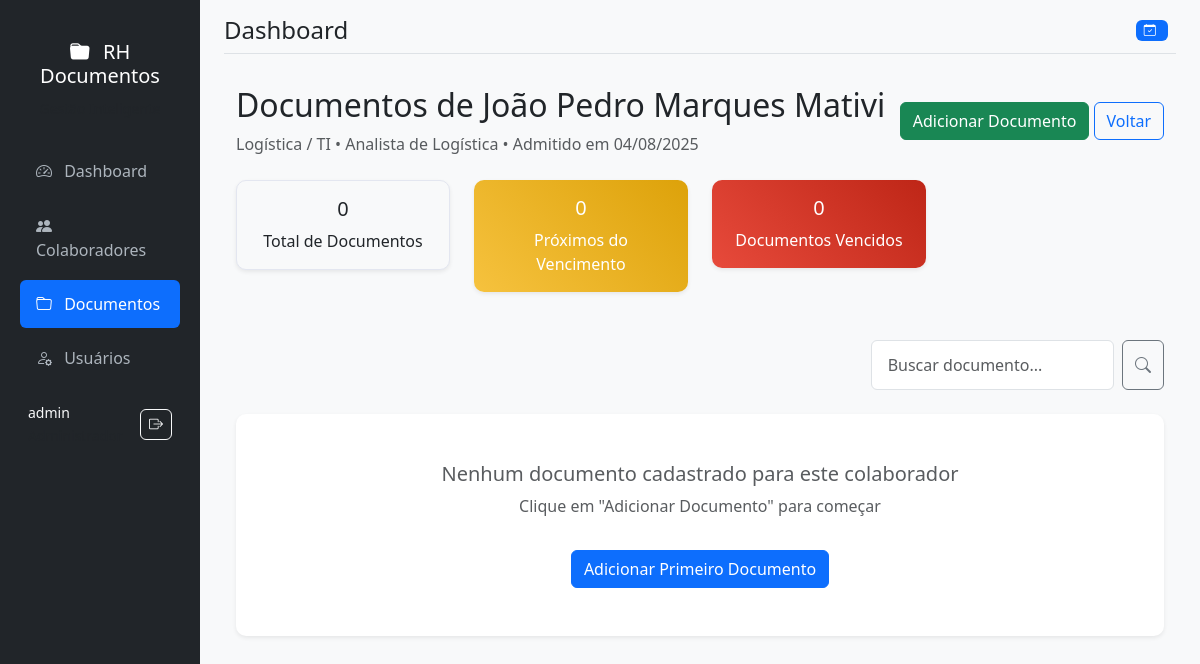
Screenshot of /colaborador/1/documentos (signed in) with the database file from the repository.
### models.py (models this page shows, shortened)
class User(UserMixin, db.Model):
    id = db.Column(db.Integer, primary_key=True)
    username = db.Column(db.String(80), unique=True, nullable=False)
    email = db.Column(db.String(120), unique=True, nullable=False)
    password_hash = db.Column(db.String(120), nullable=False)
    role = db.Column(db.String(20), nullable=False, default='visitante')
    created_at = db.Column(db.DateTime, default=datetime.utcnow)
    def has_permission(self, permission):
        roles_permissions = {
            'visitante': ['download'],
            'operador': ['download', 'add_documento', 'add_colaborador', 'renovar_documento'],
            'gestor': ['download', 'add_documento', 'add_colaborador', 'renovar_documento', 'edit_documento', 'delete_documento'],
            'administrador': ['download', 'add_documento', 'add_colaborador', 'renovar_documento', 'edit_documento', 'delete_documento', 'add_usuario']
        }
        return permission in roles_permissions.get(self.role, [])

class Colaborador(db.Model):
    id = db.Column(db.Integer, primary_key=True)
    nome = db.Column(db.String(100), nullable=False)
    email = db.Column(db.String(120))
    departamento = db.Column(db.String(50))
    cargo = db.Column(db.String(50))
    data_admissao = db.Column(db.Date)
    created_at = db.Column(db.DateTime, default=datetime.utcnow)
    documentos = db.relationship('Documento', backref='colaborador', lazy=True, cascade='all, delete-orphan')

### app.py (the view)
@app.route('/colaborador/<int:colaborador_id>/documentos')
@login_required
def documentos_colaborador(colaborador_id):
    colaborador = Colaborador.query.get_or_404(colaborador_id)
    search_query = request.args.get('search', '').strip()
    query = Documento.query.filter_by(colaborador_id=colaborador_id)
    if search_query:
        search_term = f'%{search_query}%'
        query = query.filter(Documento.nome.ilike(search_term))
    documentos = query.all()
    return render_template('documentos_colaborador.html',
                         colaborador=colaborador,
                         documentos=documentos,
                         search_query=search_query)

### app.py (called while the page is built)
@login_manager.user_loader
def load_user(user_id):
    return User.query.get(int(user_id))

@app.teardown_appcontext
def shutdown_session(exception=None):
    db.session.remove()

### templates/documentos_colaborador.html (shortened to what this page needs)
{% extends "base.html" %}
{% block content %}
<div class="d-flex justify-content-between align-items-center mb-4">
    <div>
        <h2>Documentos de {{ colaborador.nome }}</h2>
        <p class="text-muted mb-0">
            {{ colaborador.departamento }} • {{ colaborador.cargo }}
            {% if colaborador.data_admissao %}
            • Admitido em {{ colaborador.data_admissao.strftime('%d/%m/%Y') }}
            {% endif %}
        </p>
    </div>
    <div>
        {% if current_user.has_permission('add_documento') %}
        <a href="{{ url_for('novo_documento', colaborador_id=colaborador.id) }}" class="btn btn-success">
            Adicionar Documento
        </a>
        {% endif %}
        <a href="{{ url_for('documentos') }}" class="btn btn-outline-primary">Voltar</a>
    </div>
</div>
<div class="row mb-4">
    <div class="col-md-3">
        <div class="card bg-light">
            <div class="card-body text-center">
                <h5 class="card-title">{{ documentos|length }}</h5>
                <p class="card-text">Total de Documentos</p>
            </div>
        </div>
    </div>
    <div class="col-md-3">
        <div class="card bg-warning text-white">
            <div class="card-body text-center">
                <h5 class="card-title">{{ documentos|selectattr('status_vencimento', 'equalto', 'proximo_vencer')|list|length }}</h5>
                <p class="card-text">Próximos do Vencimento</p>
            </div>
        </div>
    </div>
    <div class="col-md-3">
        <div class="card bg-danger text-white">
            <div class="card-body text-center">
                <h5 class="card-title">{{ documentos|selectattr('status_vencimento', 'equalto', 'vencido')|list|length }}</h5>
                <p class="card-text">Documentos Vencidos</p>
            </div>
        </div>
    </div>
</div>
<div class="row justify-content-end mb-4">
    <div class="col-md-5 col-lg-4">
        <form method="GET" class="d-flex">
            <input type="search" name="search" class="form-control me-2" placeholder="Buscar documento..." value="{{ search_query }}">
            <button class="btn btn-outline-secondary" type="submit" title="Pesquisar Documento">
                <i class="bi bi-search"></i>
            </button>
        </form>
    </div>
</div>
{% if documentos %}
<div class="card">
    <div class="card-header">
        <h5 class="mb-0">Lista de Documentos</h5>
    </div>
    <div class="card-body">
        <div class="table-responsive">
            <table class="table table-striped">
                <thead>
                    <tr>
                        <th>Documento</th>
                        <th>Data Upload</th>
                        <th>Validade</th>
                        <th>Status</th>
                        <th>Observações</th>
                        <th>Ações</th>
                    </tr>
                </thead>
                <tbody>
                    {% for doc in documentos %}
                    <tr>
                        <td>{{ doc.nome }}</td>
                        <td>{{ doc.data_upload.strftime('%d/%m/%Y') }}</td>
                        <td>
                            {% if doc.tipo_validade == 'indeterminado' %}
                                <span class="text-muted">Indeterminado</span>
                            {% else %}
                                {{ doc.data_validade.strftime('%d/%m/%Y') }}
                            {% endif %}
                        </td>
                        <td>
                            {% set status = doc.status_vencimento() %}
                            {% if status == 'vencido' %}
                                <span class="badge bg-danger">Vencido</span>
                            {% elif status == 'proximo_vencer' %}
                                <span class="badge bg-warning">Próximo</span>
                            {% else %}
                                <span class="badge bg-success">Válido</span>
                            {% endif %}
                        </td>
                        <td>
                            {% if doc.observacoes %}
                                <small class="text-muted">{{ doc.observacoes[:50] }}{% if doc.observacoes|length > 50 %}...{% endif %}</small>
                            {% else %}
                                <span class="text-muted">-</span>
                            {% endif %}
                        </td>
                        <td>
                            <div class="d-flex flex-nowrap">
                                <a href="{{ url_for('download_documento', documento_id=doc.id) }}" class="btn btn-sm btn-outline-primary me-1" title="Download">
                                    <i class="bi bi-download"></i>
                                </a>
                                {% if current_user.has_permission('edit_documento') %}
                                <a href="{{ url_for('editar_documento', documento_id=doc.id) }}" class="btn btn-sm btn-outline-warning me-1" title="Editar Documento">
                                    <i class="bi bi-pencil"></i>
                                </a>
                                {% endif %}
                                {% if current_user.has_permission('delete_documento') %}
                                <form action="{{ url_for('excluir_documento', documento_id=doc.id) }}" method="POST" style="display:inline;"
                                      onsubmit="return confirm('Tem certeza que deseja excluir o documento {{ doc.nome }}? Essa ação é irreversível.');">
                                    <button type="submit" class="btn btn-sm btn-outline-danger" title="Excluir Documento">
                                        <i class="bi bi-trash"></i>
                                    </button>
                                </form>
                                {% endif %}
                            </div>
                        </td>
                    </tr>
                    {% endfor %}
                </tbody>
            </table>
        </div>
    </div>
</div>
{% else %}
<div class="card">
    <div class="card-body text-center py-5">
        {% if search_query %}
            <i class="bi bi-x-circle display-1 text-muted mb-3"></i>
            <h5 class="text-muted">Nenhum documento encontrado para "{{ search_query }}"</h5>
        {% else %}
            <h5 class="text-muted">Nenhum documento cadastrado para este colaborador</h5>
            <p class="text-muted">Clique em "Adicionar Documento" para começar</p>
        {% endif %}
        {% if current_user.has_permission('add_documento') and not search_query %}
        <a href="{{ url_for('novo_documento', colaborador_id=colaborador.id) }}" class="btn btn-primary mt-3">
            Adicionar Primeiro Documento
        </a>
        {% endif %}
    </div>
</div>
{% endif %}
{% endblock %}

### templates/base.html (shortened to what this page needs)
<!DOCTYPE html>
<html lang="pt-br" data-bs-theme="light">
<head>
    <link href="https://cdn.jsdelivr.net/npm/bootstrap@5.3.2/dist/css/bootstrap.min.css" rel="stylesheet">
    <link href="https://cdn.jsdelivr.net/npm/bootstrap-icons@1.11.1/font/bootstrap-icons.css" rel="stylesheet">
    <link href="{{ url_for('static', filename='style.css') }}" rel="stylesheet">
</head>
<body>
    <div class="container-fluid">
        <div class="row">
            <nav id="sidebar" class="col-md-3 col-lg-2 d-md-block bg-dark sidebar collapse">
                <div class="position-sticky pt-3">
                    <div class="sidebar-header text-center py-4">
                        <h5 class="text-white">
                            <i class="bi bi-folder-fill me-2"></i>
                            RH Documentos
                        </h5>
                        <small class="text-muted">Gestão Inteligente</small>
                    </div>
                    <ul class="nav flex-column">
                        <li class="nav-item">
                            <a class="nav-link {% if request.endpoint == 'dashboard' %}active{% endif %}"
                               href="{{ url_for('dashboard') }}">
                                <i class="bi bi-speedometer2 me-2"></i>
                                Dashboard
                            </a>
                        </li>
                        {% if current_user.has_permission('add_colaborador') %}
                        <li class="nav-item">
                            <a class="nav-link {% if request.endpoint == 'colaboradores' or request.endpoint == 'novo_colaborador' or request.endpoint == 'editar_colaborador' %}active{% endif %}"
                               href="{{ url_for('colaboradores') }}">
                                <i class="bi bi-people-fill me-2"></i>
                                Colaboradores
                            </a>
                        </li>
                        {% endif %}
                        {% if current_user.has_permission('download') %}
                        <li class="nav-item">
                            <a class="nav-link {% if request.endpoint == 'documentos' or request.endpoint == 'documentos_colaborador' or request.endpoint == 'novo_documento' %}active{% endif %}"
                               href="{{ url_for('documentos') }}">
                                <i class="bi bi-folder me-2"></i>
                                Documentos
                            </a>
                        </li>
                        {% endif %}
                        {% if current_user.role == 'administrador' %}
                        <li class="nav-item">
                            <a class="nav-link {% if request.endpoint == 'usuarios' or request.endpoint == 'novo_usuario' %}active{% endif %}"
                               href="{{ url_for('usuarios') }}">
                                <i class="bi bi-person-gear me-2"></i>
                                Usuários
                            </a>
                        </li>
                        {% endif %}
                    </ul>
                    <div class="sidebar-footer mt-auto p-3">
                        <div class="d-flex align-items-center text-light">
                            <div class="flex-grow-1">
                                <small class="d-block">{{ current_user.username }}</small>
                                <small class="text-muted text-capitalize">{{ current_user.role }}</small>
                            </div>
                            <a href="{{ url_for('logout') }}" class="btn btn-outline-light btn-sm"
                               title="Sair">
                                <i class="bi bi-box-arrow-right"></i>
                            </a>
                        </div>
                    </div>
                </div>
            </nav>
            <main class="col-md-9 ms-sm-auto col-lg-10 px-md-4 main-content">
                <div class="d-flex justify-content-between flex-wrap flex-md-nowrap align-items-center pt-3 pb-2 mb-3 border-bottom">
                    <div class="d-flex align-items-center">
                        <h1 class="h4 mb-0">{% block page_title %}Dashboard{% endblock %}</h1>
                    </div>
                    <div class="btn-toolbar">
                        <div class="btn-group me-2">
                            <span class="badge bg-primary">
                                <i class="bi bi-calendar-check me-1"></i>
                            </span>
                        </div>
                    </div>
                </div>
                <div class="container-fluid py-3">
                    {% block content %}{% endblock %}
                </div>
            </main>
        </div>
    </div>
</body>
</html>

### static/style.css (style rules this page uses)
body { background-color: #f8f9fa; font-family: 'Segoe UI', Tahoma, Geneva, Verdana, sans-serif; }
.card { border: none; box-shadow: 0 0.125rem 0.25rem rgba(0, 0, 0, 0.075); margin-bottom: 1.5rem; border-radius: 10px; }
.badge { font-size: 0.75em; padding: 0.35em 0.65em; }
.btn { border-radius: 0.35rem; font-weight: 500; }
.btn-sm { padding: 0.25rem 0.5rem; font-size: 0.875rem; }
.form-control, .form-select { border-radius: 0.35rem; border: 1px solid #d1d3e2; padding: 0.75rem 1rem; }
.card.bg-warning { background: linear-gradient(45deg, #f6c23e, #dda20a) !important; }
.card.bg-danger { background: linear-gradient(45deg, #e74a3b, #be2617) !important; }
.card.bg-light { background-color: #f8f9fa !important; border: 1px solid #e3e6f0; }
.sidebar { min-height: 100vh; box-shadow: 0 0 10px rgba(0, 0, 0, 0.1); transition: all 0.3s; }
.sidebar .nav-link { color: #adb5bd; padding: 0.75rem 1rem; margin: 0.2rem 0.5rem; border-radius: 0.375rem; transition: all 0.3s; }
.sidebar .nav-link.active { color: #fff; background-color: #0d6efd; }
.sidebar .nav-link i { width: 20px; text-align: center; }
.main-content { background-color: #f8f9fa; min-height: 100vh; }
.card { border: none; box-shadow: 0 0.125rem 0.25rem rgba(0, 0, 0, 0.075); transition: box-shadow 0.3s ease; }
.btn { border-radius: 0.375rem; font-weight: 500; transition: all 0.3s ease; }
.badge { font-weight: 500; letter-spacing: 0.5px; }
.form-control, .form-select { border-radius: 0.375rem; border: 1px solid #dee2e6; transition: all 0.3s ease; }

### rows the page displays
User: username "admin"
Colaborador: nome "João Pedro Marques Mativi", departamento "Logística / TI", cargo "Analista de Logística", data_admissao "04/08/2025"

### other values shown
{{ documentos|length }} "0"
